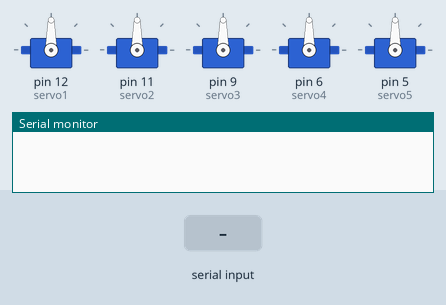
Simulated run of this sketch. Board: Arduino Uno, built with avr-gcc and run on an emulated ATmega328P. On the bench: 5 × servo, the last lines printed to the serial monitor. The inputs (shaded band) are chosen by the test bench.

Above: at 1.2 s.
1.3 s: "1" received over the second serial link
At 1.8 s:
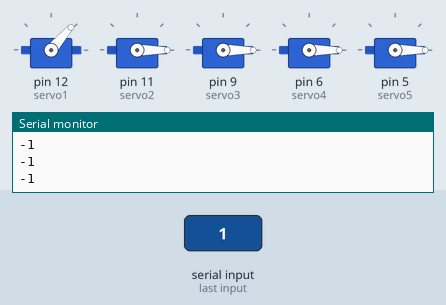
2.8 s: "0" received over the second serial link
At 4.1 s:
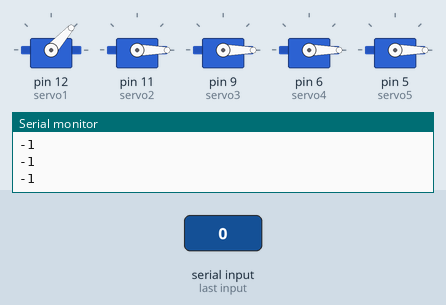
Timing chart, 0 to 5.8 s (numbered marks = the images above; inputs shaded):
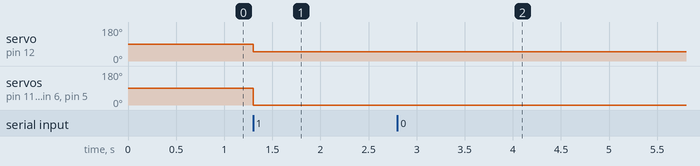

Measured:
- after the input at 1.3 s, servo on pin 12 (servo1): 90° → 49° at once; servo on pin 11 (servo2), servo on pin 9 (servo3), servo on pin 6 (servo4), servo on pin 5 (servo5): 90° → 0° at once
- after the input at 2.8 s, servo on pin 12 (servo1): 49° → 48° at once

The sketch:

codigo_final_brazo_bth.ino
```cpp
#include <Servo.h>
#include <SoftwareSerial.h>


SoftwareSerial bluetooth(2,3);// Pines HC05

// Servos
Servo servo1;
Servo servo2;
Servo servo3;
Servo servo4;
Servo servo5;

// Variables para almacenar posiciones
int pos = 0;
int pos2 = 0;
int pos3 = 0;
int pos4 = 0;
int pos5 = 0;

void setup() {
  // Comunicación serial
  Serial.begin(9600);
  bluetooth.begin(9600);

  // Asignar pines de servos
  servo1.attach(12);
  servo1.write(90);
  servo2.attach(11);
  servo2.write(90);
  servo3.attach(9);
  servo3.write(90);
  servo4.attach(6);
  servo4.write(90);
  servo5.attach(5);
  servo5.write(90);
}

void loop() {
  // Datos disponibles

  if (bluetooth.available() > 0) {
    pos = bluetooth.read();
    Serial.println(pos);
    pos2 = bluetooth.read();
    Serial.println(pos2);
    pos3= bluetooth.read();
    Serial.println(pos3);
    pos4 = bluetooth.read();
    Serial.println(pos4);
    pos5 = bluetooth.read();
    Serial.println(pos5);
    Serial.println("");
    servo1.write(pos);
    servo2.write(pos2);
    servo3.write(pos3);
    servo4.write(pos4);
    servo5.write(pos5);
    delay(10);

  }
}
```
